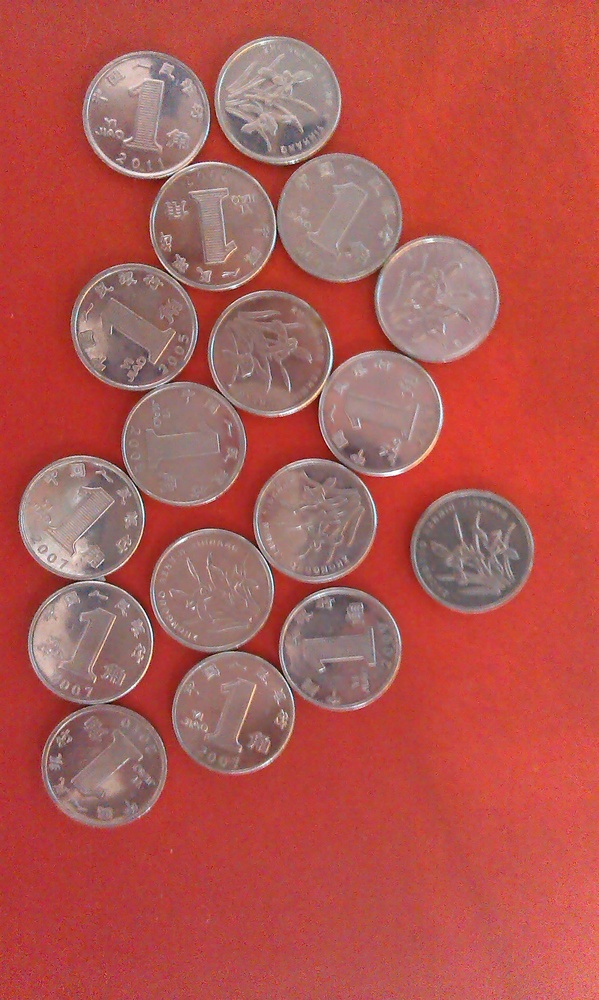
%> input picture Project-5/Lab 5/Coins.jpg, 599 x 1000 px, shrunk from 1552 x 2592 before the run
$ octave Task_1.m   (GNU Octave 9; MATLAB toolbox functions it lacks are replaced by stand-ins)
%> lines starting %> are read from the running program, lines starting %| are printed output that depends on the picture; in (x1, y1, x2, y2) boxes, pixels count from 0 and x2, y2 are one past the last pixel; in counts of white or black regions, pixels touching at a corner belong together; the program's own positions count from 1
a=imread('Coins.jpg');%read the original photo
%> a is the input picture: size 1000x599x3 uint8; mean R, G, B 177, 87.1, 80.8
a=im2double(a);%change it to double
%> a: size 1000x599x3 double
subplot(2,3,1),imshow(a),title('Original Photo');
a=rgb2hsv(a);%use hsv to display its RGB photo
%> a: size 1000x599x3 double; mean H, S, V 0.235, 0.53, 0.694
a=a(:,:,2);%task the second floor of its RGB
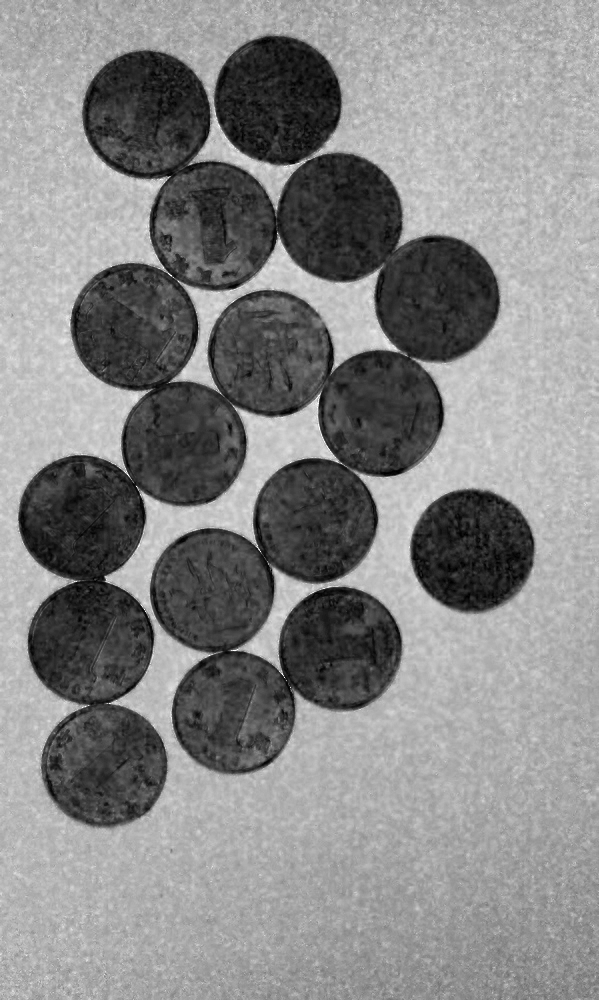
%> a: size 1000x599 double; min 0, max 1, mean 0.53
x=graythresh(a);%obtain the threshold value
%> x = 0.455
b=im2bw(a,x);%transform the photo into binary
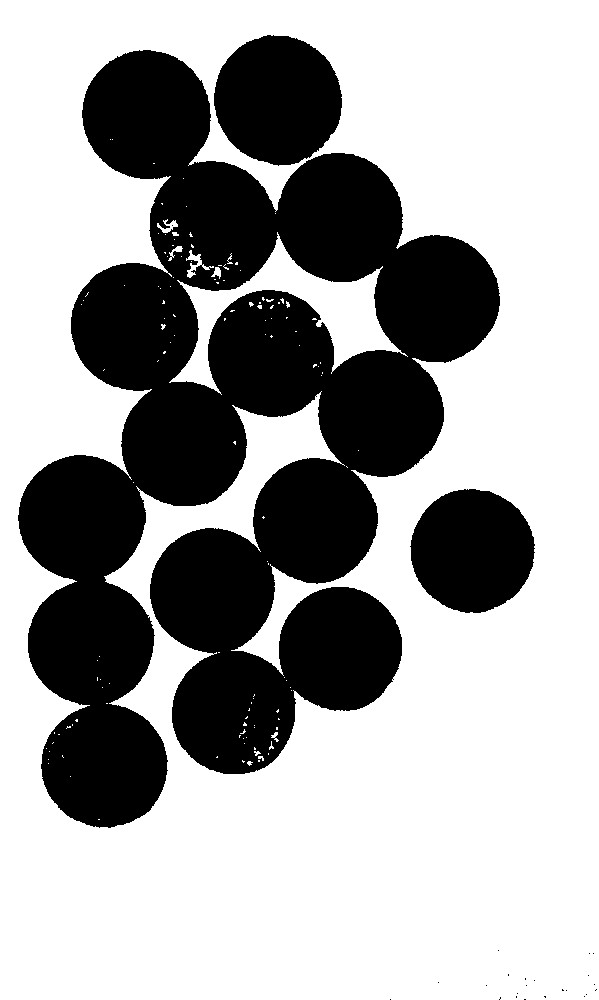
%> b: size 1000x599 logical; 64.9% white; 26 black regions (23 under 20 px), largest, box (x1, y1, x2, y2) and area: (18, 50, 500, 828) 185197, (214, 35, 342, 166) 12919, (410, 489, 535, 613) 11967
subplot(2,3,2),imshow(b),title('Binary Image');
b=~b;%inverse it, background to foreground
subplot(2,3,3),imshow(b);
se=strel('disk',8);%set the SE
c=imclose(b,se);%apply close
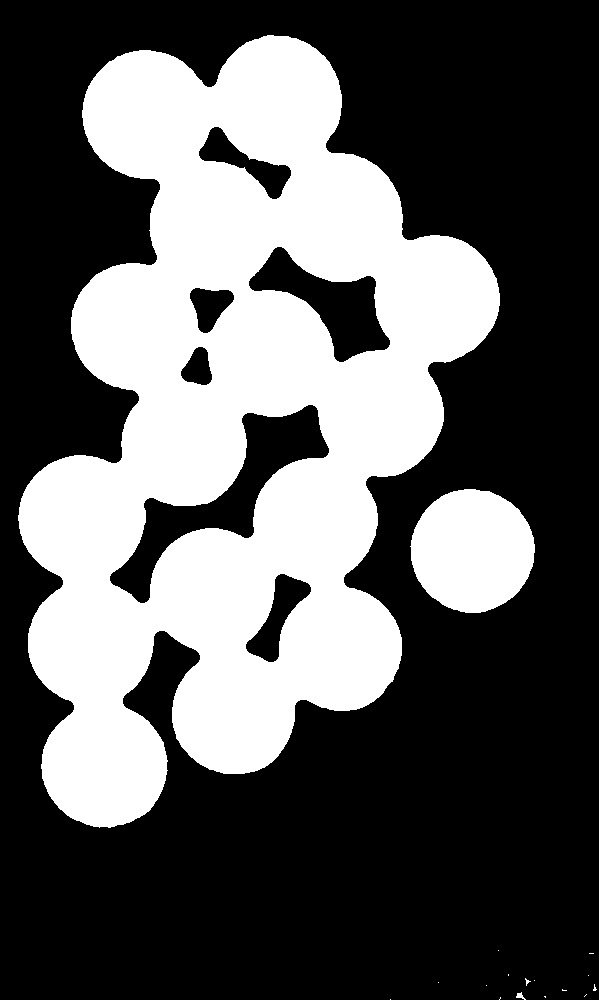
%> c: size 1000x599 logical; 36% white; 17 white regions (14 under 20 px), largest, box (x1, y1, x2, y2) and area: (18, 35, 500, 828) 203298, (410, 489, 535, 613) 11991, (516, 992, 526, 1000) 37
subplot(2,3,4),imshow(c);
se1=strel('disk',80);%set SE
d=imerode(c,se1);%apply erosion
%> d: size 1000x599 logical; every value is 0
subplot(2,3,5),imshow(d);
[L,num]=bwlabel(d);%count the foreground points in ths photo
%> L: size 1000x599 double; every value is 0
%> num = 0
num;%obtain the number of coins
